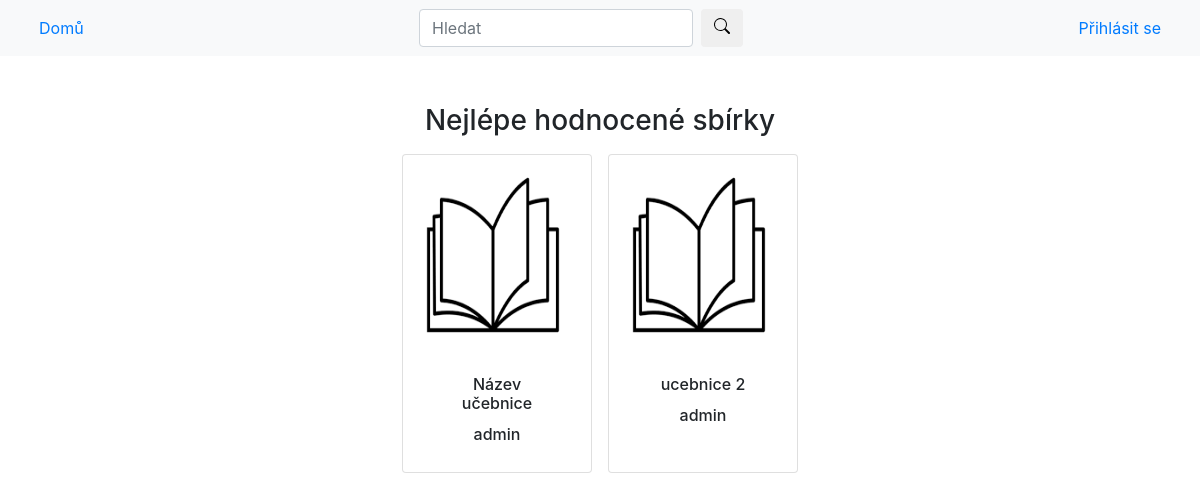
/math_app/, run on an earlier commit of the app's database.
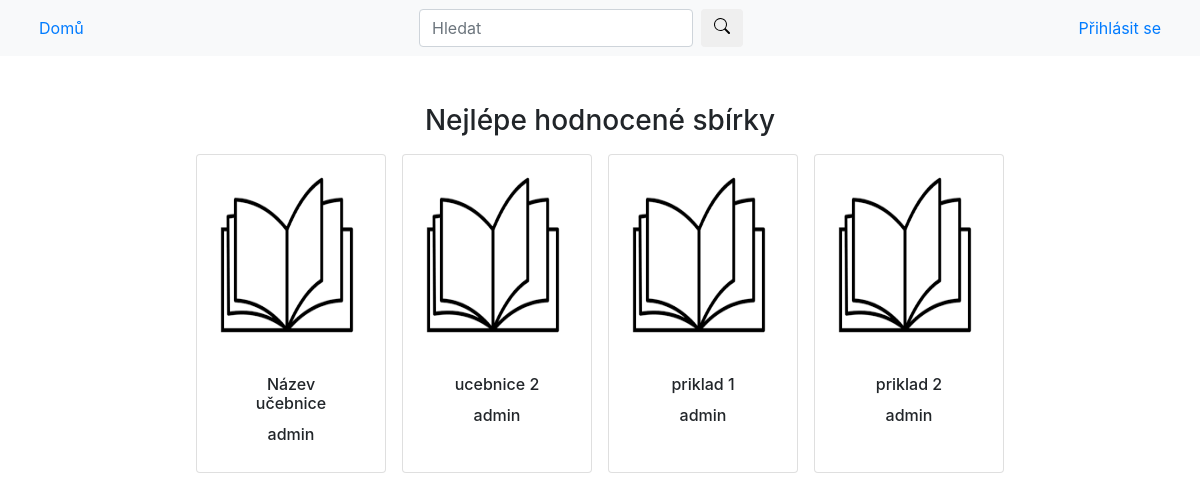
And on a later commit of the database.
### math_app/models.py (models this page shows, shortened)
class Ucebnice(models.Model):
    nazev = models.CharField(max_length=200)
    obrazek = models.ImageField(upload_to=get_image_ucebnice,blank=True,null=True)
    autor = models.CharField(max_length=100,blank=True,null=True)
    cas_vytvoreni = models.DateTimeField(auto_now=True,blank=True,null=True)
    cas_zmeny = models.DateTimeField(auto_now_add=True,blank=True,null=True)
    muzou_editovat = models.ManyToManyField(User)
    class Meta:
        verbose_name = "Učebnice"
        verbose_name_plural = "Učebnice"

### math_app/views.py (the view)
# urls.py: path('', index)
def index(request):
    ucebnice = Ucebnice.objects.all()
    context = {
        'ucebnice': ucebnice
    }
    return render(request, 'index.html', context=context)

### math_app/templates/index.html (shortened to what this page needs)
{% extends "base.html" %}
{% load static %}
{% block search %}
<form class="form-inline my-2 my-lg-0" method="POST" action="{% url 'vyhledavani' %}">
    <input class="form-control mr-sm-2" type="search" placeholder="Hledat" aria-label="Search" name="searched">
    <button class="btn my-2 my-sm-0" type="submit">
    </button>
</form>
{% endblock %}
{% block content %}
<div class="container mt-5">
    <h3 class="text-center">Nejlépe hodnocené sbírky</h3>
    <div class="row d-flex justify-content-center">
        {% for u in ucebnice %}
        <div class="col-2 my-2 mx-2 card">
            {% if u.obrazek %}
            <a href="/ucebnice/{{ u.id|add:"-1"}}">
                <img class="card-img-top" src={% static 'img/book.png'  %} alt={{ u.obrazek.url }} style="max-width:150px;max-height:200px;min-width:150px;min-height:200px;">
            </a>
            {% else %}
            <a href="/ucebnice/{{ u.id|add:"-1"}}">
                <img class="card-img-top" src={% static 'img/book.png'  %} alt="výchozí obrázek" style="max-width:150px;max-height:200px;min-width:150px;min-height:200px;">
            </a>
            {% endif %}
            <div class="card-body">
                <h6 class="card-title text-center">{{ u.nazev }}</h6>
                <h6 class="text-center">{{ u.autor }}</h6>
            </div>
        </div>
        {% endfor %}
    </div>
</div>
{% endblock %}

### math_app/templates/base.html (shortened to what this page needs)
<!DOCTYPE html>
<html lang="en">
<head>
    {% load static %}
    <link rel="stylesheet" href={% static '/css/bootstrap.min.css' %}>
</head>
<body>
    <nav class="navbar navbar-expand-md bg-light navbar-inverse">
        <div class="container-fluid">
            <ul class="navbar-nav">
                <li class="nav-item">
                    <a class="nav-link" href={% url 'index' %}>Domů</a>
                </li>
            </ul>
            {% block search %}{% endblock %}
            <ul class="nav navbar-nav navbar-right">
                {% if user.is_authenticated %}
                    <li class="nav-item">
                        <span class="nav-link">
                            <svg xmlns="http://www.w3.org/2000/svg" width="16" height="16" fill="currentColor" class="bi bi-person align-middle" viewBox="0 0 16 16">
                                <path d="M8 8a3 3 0 1 0 0-6 3 3 0 0 0 0 6Zm2-3a2 2 0 1 1-4 0 2 2 0 0 1 4 0Zm4 8c0 1-1 1-1 1H3s-1 0-1-1 1-4 6-4 6 3 6 4Zm-1-.004c-.001-.246-.154-.986-.832-1.664C11.516 10.68 10.289 10 8 10c-2.29 0-3.516.68-4.168 1.332-.678.678-.83 1.418-.832 1.664h10Z"/>
                            </svg>
                            {{ user.get_username }}
                        </span>
                    </li>
                    <li class="nav-item">
                        <a class="nav-link" href="{% url 'logout' %}?next={{ request.path }}">Odhlásit se</a>
                    </li>
                {% else %}
                    <li class="nav-item">
                        <a class="nav-link " href="{% url 'login' %}?next={{ request.path }}">Přihlásit se</a>
                    </li>
                {% endif %}
            </ul>
        </div>
    </nav>
    {% block content %}
    {% endblock %}
</body>
</html>

What changed in the data, as far as the page shows it:
added Ucebnice: nazev "priklad 1", autor "admin"
added Ucebnice: nazev "priklad 2", autor "admin"
